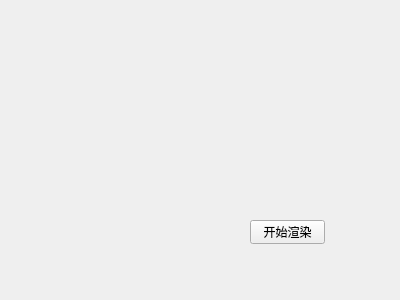
<?xml version="1.0" encoding="UTF-8"?>
<ui version="4.0">
 <class>Form</class>
 <widget class="QWidget" name="Form">
  <property name="geometry">
   <rect>
    <x>0</x>
    <y>0</y>
    <width>400</width>
    <height>300</height>
   </rect>
  </property>
  <property name="windowTitle">
   <string>Form</string>
  </property>
  <widget class="QPushButton" name="start_render_btn">
   <property name="geometry">
    <rect>
     <x>250</x>
     <y>220</y>
     <width>75</width>
     <height>24</height>
    </rect>
   </property>
   <property name="text">
    <string>开始渲染</string>
   </property>
  </widget>
 </widget>
 <resources/>
 <connections/>
</ui>
